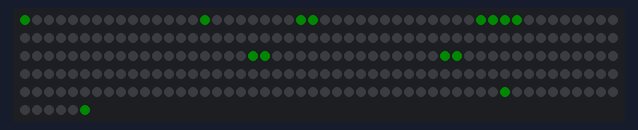
The sketch below on a simulated ESP32. Shown: 256 RGB LEDs in strip order, left to right, continuing on the next row. Dim RGB values are drawn brighter than linear; WiFi joins after 1.5 s; servers stay silent unless stated; what the sketch prints to the serial monitor is not drawn.

Above: at 1.6 s.

The sketch:

pixel-sketch.ino
```cpp
#include <WiFiManager.h> // https://github.com/tzapu/WiFiManager
#include <ESPmDNS.h>
#include "FastLED.h"

bool firstSketch = true;

WiFiServer server(80);
WiFiClient client;

#define NUM_LEDS 256
#define DATA_PIN 21

CRGB leds[NUM_LEDS];

int ledIndex = 0;

void clearLedArray() {
  for (int i = 0; i < NUM_LEDS; i++) {
    leds[i] = 0x000000;
  }
}

void setConfigScreen() {
  clearLedArray();

  leds[0] = 0x0000FF;
  leds[6] = 0x0000FF;
  leds[9] = 0x0000FF;
  leds[15] = 0x0000FF;
  leds[21] = 0x0000FF;
  leds[26] = 0x0000FF;
  leds[36] = 0x0000FF;
  leds[43] = 0x0000FF;
  leds[102] = 0x0000FF;
  leds[105] = 0x0000FF;
  leds[150] = 0x0000FF;
  leds[153] = 0x0000FF;
  leds[240] = 0x0000FF;
  leds[255] = 0x0000FF;

  FastLED.show();
}

void setReadyScreen() {

  clearLedArray();
  leds[0] = 0x00FF00;
  leds[15] = 0x00FF00;
  leds[23] = 0x00FF00;
  leds[24] = 0x00FF00;
  leds[38] = 0x00FF00;
  leds[39] = 0x00FF00;
  leds[40] = 0x00FF00;
  leds[41] = 0x00FF00;
  leds[135] = 0x00FF00;
  leds[119] = 0x00FF00;
  leds[120] = 0x00FF00;
  leds[136] = 0x00FF00;
  leds[255] = 0x00FF00;
  leds[240] = 0x00FF00;
  FastLED.show();
}

void setup() {
  //Starting up serial
  Serial.begin(115200);
  FastLED.addLeds<WS2812B, DATA_PIN, GRB>(leds, NUM_LEDS);
  FastLED.setBrightness(10); //Number 0-255
  FastLED.clear();

  setConfigScreen();

  Serial.println("Starting Sketch");

  //WiFiManager, Local intialization. Once its business is done, there is no need to keep it around
  WiFiManager wm;

  // wm.resetSettings();

  bool res;
  // res = wm.autoConnect(); // auto generated AP name from chipid
  // res = wm.autoConnect("AutoConnectAP"); // anonymous ap
  res = wm.autoConnect("Pixel-Sketch-Config");

  if(!res) {
      Serial.println("Failed to connect");
      // ESP.restart();
  } else {
    //if you get here you have connected to the WiFi
    Serial.println("connected...yeey :)");
    Serial.print("IP Address: ");
    Serial.println(WiFi.localIP());

    // Initialize mDNS
    if (!MDNS.begin("pixelsketch")) {   // Set the hostname to "esp32.local"
      Serial.println("Error setting up MDNS responder!");
      while(1) {
        delay(1000);
      }
    }
    Serial.println("mDNS responder started");

    server.begin();
    Serial.println("HTTP server started");

    setReadyScreen();
  }
}

void parseIncomingData() {
  Serial.println("Parsing Data");
  static String buffer = "["; // Buffer to store incoming data
  // Show the LEDs if it's the first update
  if (firstSketch) {
    clearLedArray();
    firstSketch = false;
  }
  while (client.available() > 0) {
    char received = client.read();
    buffer += received;

    if (received == ']') { // End of data packet
      while (buffer.indexOf('[') != -1) {
        int startIdx = buffer.indexOf('[');
        int endIdx = buffer.indexOf(']', startIdx);
        Serial.println(buffer);
        if (endIdx == -1) {
          break; // Malformed data; exit loop
        }

        // Extract content within [ ]
        String pair = buffer.substring(startIdx + 1, endIdx);
        buffer = buffer.substring(endIdx + 1); // Remove processed part

        // Split the pair into index and color
        int commaIdx = pair.indexOf(',');
        if (commaIdx == -1) {
          continue; // Malformed pair; skip it
        }

        // Parse LED index
        int ledIndex = pair.substring(0, commaIdx).toInt();

        // Parse hex color value
        String colorStr = pair.substring(commaIdx + 1);
        long colorValue = strtol(colorStr.c_str(), nullptr, 16);

        // Assign color to LED if the index is valid
        if (ledIndex >= 0 && ledIndex < NUM_LEDS) {
          Serial.print("Led Index: ");
          Serial.print(ledIndex);
          Serial.print(" Color: ");
          Serial.println(colorValue);
          leds[ledIndex] = CRGB((colorValue >> 16) & 0xFF, (colorValue >> 8) & 0xFF, colorValue & 0xFF);
        }
      }

      buffer = "";    // Clear buffer for the next packet
    }
  }
}

void loop() {
  // listen for incoming clients
  client = server.available();
  if (client) {
    // Serial.println("Client Connected");
    while (client.connected()) {

      while (client.available() > 0) {
          parseIncomingData();
      }

      FastLED.show();
    }
    client.stop();
    // Serial.println("Client disconnected");
    }
}
```
